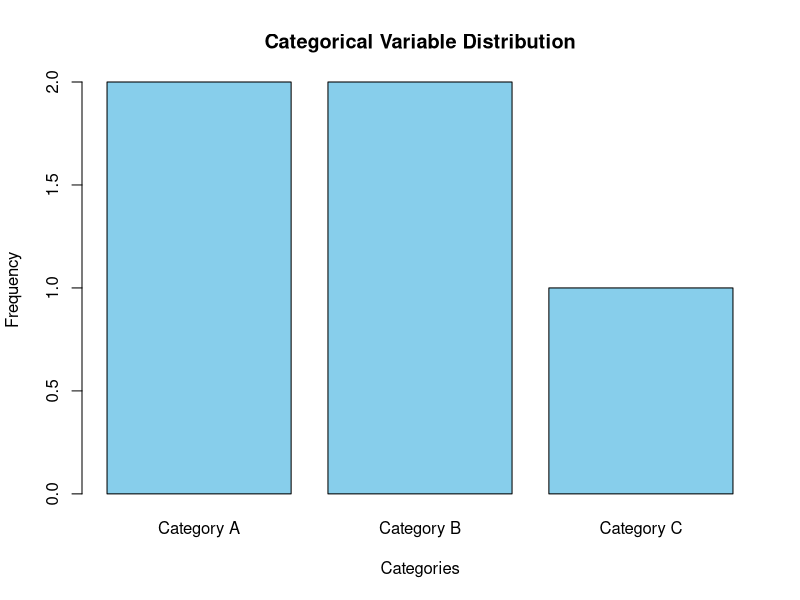
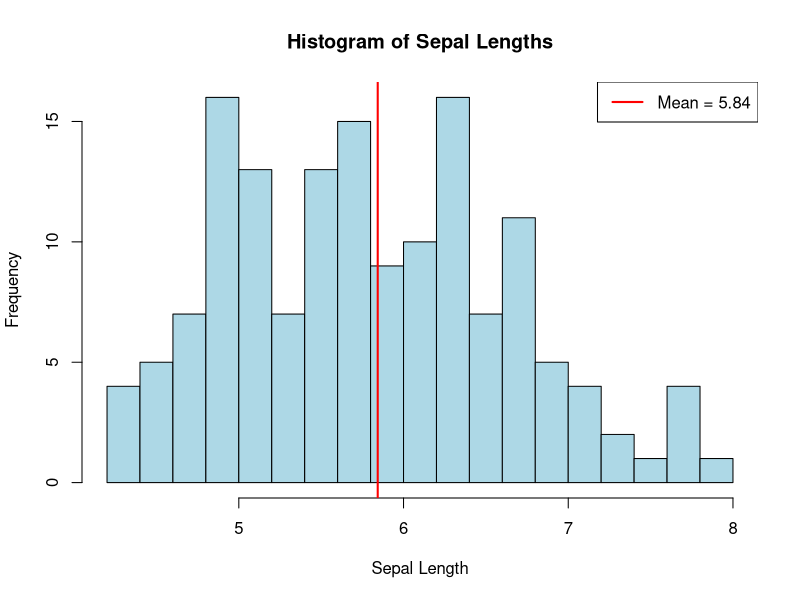
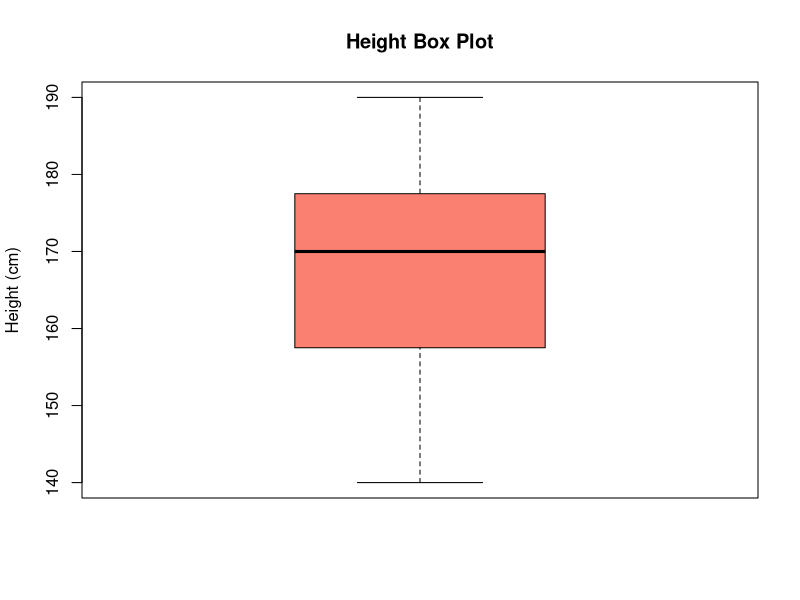
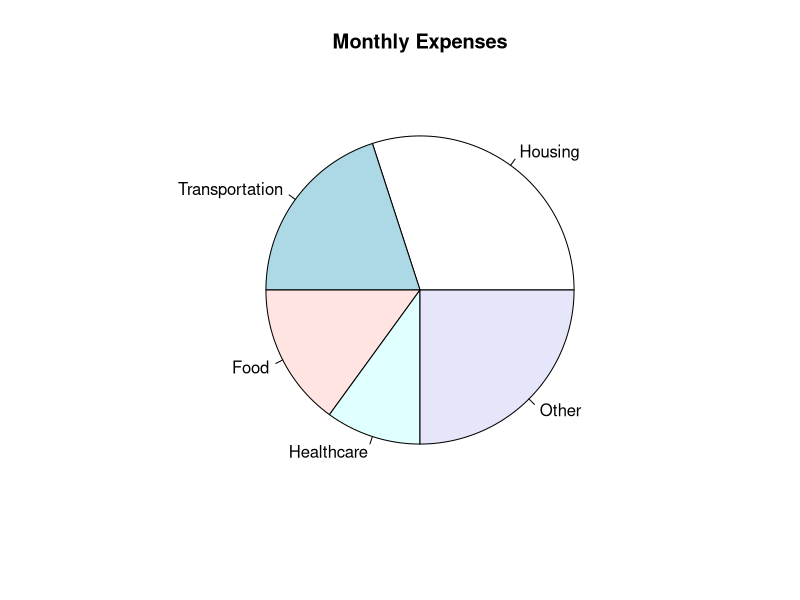
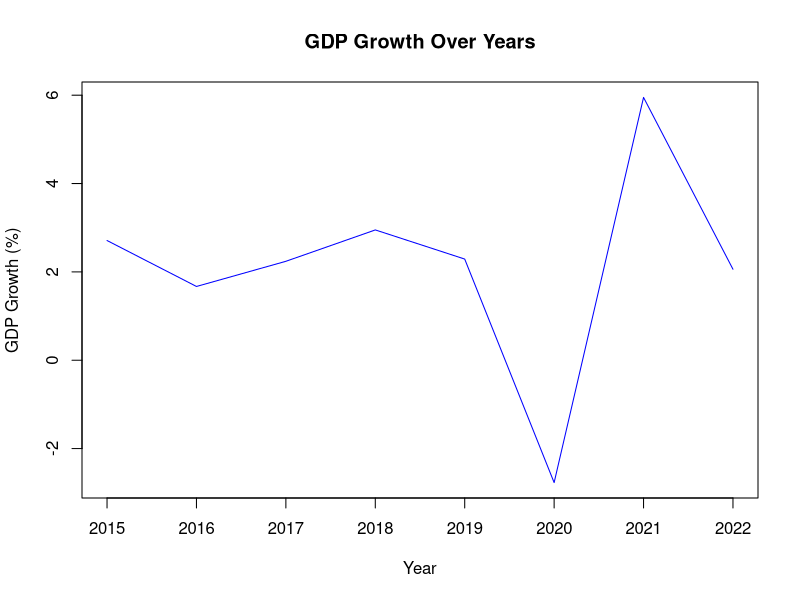
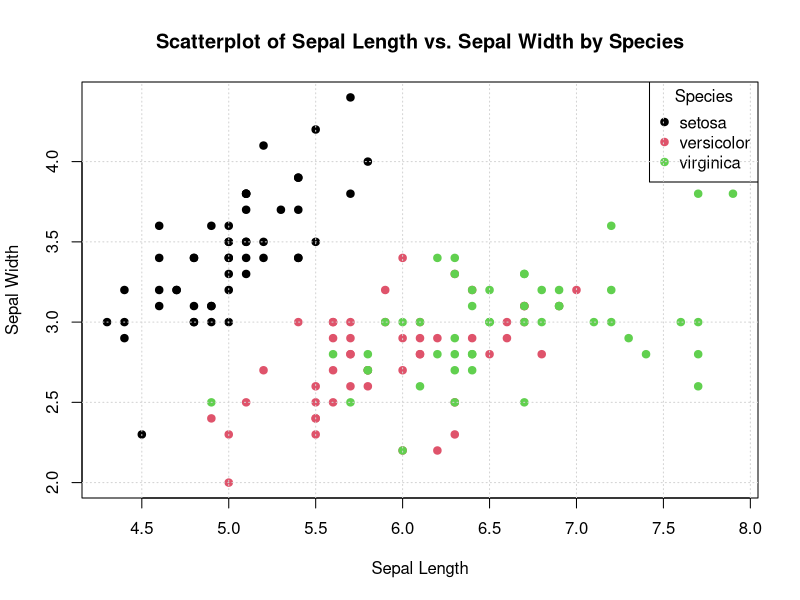
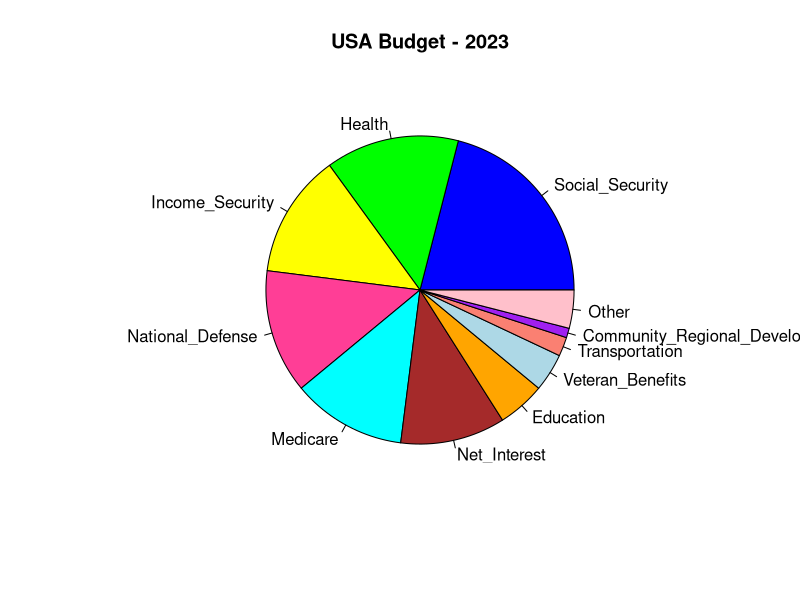

Write the R code that produced these figures, in order. (Note: this script raises an error after producing the figures.)
## ---- chunk 1
# Create a bar plot
categories <- c("Category A", "Category B", "Category A", "Category C", "Category B")
barplot(table(categories), main = "Categorical Variable Distribution",
        xlab = "Categories", ylab = "Frequency", col = "skyblue")
## ---- chunk 2
# R has some datasets built into it that allows us to practice with real data
data()
## ---- chunk 3
# Load the built-in iris dataset
data(iris)

# Extract the "Sepal.Length" column
sepal_lengths <- iris$Sepal.Length

# Create a histogram
hist(sepal_lengths,
     col = "lightblue",  # Bar color
     main = "Histogram of Sepal Lengths",
     xlab = "Sepal Length",
     ylab = "Frequency",
     breaks = 15  # Number of bins
)

# Add a vertical line for the mean
mean_length <- mean(sepal_lengths)
abline(v = mean_length, col = "red", lwd = 2)

# Add a legend
legend("topright", legend = paste("Mean =", round(mean_length, 2)), col = "red", lwd = 2)

# Interpretation: Describe the distribution of sepal lengths
# Example: The histogram shows that most sepal lengths are concentrated between approximately 4.5 and 5.5 units, with a mean sepal length of 5.84 units. The distribution appears roughly unimodal and slightly right-skewed.

## ---- chunk 4
# Create a box plot
heights <- c(160, 170, 175, 150, 185, 165, 170, 155, 180, 190, 140)
boxplot(heights, main = "Height Box Plot", ylab = "Height (cm)", col = "salmon")

## ---- chunk 5
# Create a pie chart
# named vector
expenses <- c(Housing = 30, Transportation = 20, Food = 15, Healthcare = 10, Other = 25)
pie(expenses, main = "Monthly Expenses")
## ---- chunk 6
# Create a line plot
years <- c(2015, 2016, 2017, 2018, 2019, 2020, 2021, 2022)

# https://www.macrotrends.net/countries/USA/united-states/gdp-growth-rate#:~:text=U.S.%20GDP%20Growth%20Rate%20-%20Historical%20Data%20,%20%20-0.65%25%20%2058%20more%20rows%20
gdp_growth <- c(2.71, 1.67, 2.24, 2.95, 2.29, -2.77, 5.95, 2.06)
plot(years, gdp_growth, type = "l", main = "GDP Growth Over Years",
     xlab = "Year", ylab = "GDP Growth (%)", col = "blue")

## ---- chunk 7
# Load the built-in iris dataset
data(iris)

# Create a scatterplot of sepal length vs. sepal width
plot(x=iris$Sepal.Length, y=iris$Sepal.Width,
     type = "p",  # "p" for points
     col = iris$Species,  # Color points by species
     pch = 19,  # Point shape (filled circle)
     xlab = "Sepal Length",
     ylab = "Sepal Width",
     main = "Scatterplot of Sepal Length vs. Sepal Width by Species"
)

# Add a legend
legend("topright", legend = levels(iris$Species), 
       col = 1:3, pch = 19, title = "Species")

# Add a grid (optional)
grid()

## ---- chunk 8
# https://fiscaldata.treasury.gov/americas-finance-guide/federal-spending/
econ_sectors <- c(Social_Security=21, Health=14, Income_Security=13, National_Defense=13, Medicare=12, Net_Interest=11, Education=5, Veteran_Benefits=4, Transportation=2, Community_Regional_Development=1, Other=4)

# https://www.nceas.ucsb.edu/sites/default/files/2020-04/colorPaletteCheatsheet.pdf
pie(econ_sectors, 
    main="USA Budget - 2023",
    radius=0.8,
    col=c("blue", 'green', "yellow", "violetred1", "cyan", 
          "brown", 'orange', 'lightblue','salmon', "purple", "pink"))
## ---- chunk 9
# Define a function
calculate_mean <- function(data) {
  mean_value <- mean(data)
  return(mean_value)
}

# Use the function
income <- c(45000, 48000, 52000, 60000, 67000)
mean_income <- calculate_mean(income)
print(paste("Mean Income:", mean_income))
## ---- chunk 10
inflation_rates <- c(2.1, 1.8, 2.5, 2.2, 2.9)
## ---- chunk 11
calculate_avg_var_inflation <- function(data) {
  avg_inflation <- mean(data, na.rm=T)
  var_inflation <- var(data, na.rm=T)
  
  res <- paste("Average inflation = ", avg_inflation, "; Variance = ", var_inflation)
  return(res)
}

calculate_avg_var_inflation(inflation_rates)
## ---- chunk 12
# For loop 
for (i in 1:5) {
  print(paste("Iteration", i))
}
## ---- chunk 13
# looping over elements in a vector
vec2 <- c(2,4,1,6,7)

for (elem in vec2) {
  print(elem)
}
## ---- chunk 14
# Create a vector of unsorted numbers
numbers <- c(5, 2, 9, 1, 5, 6)

# Bubble Sort algorithm using a for loop
n <- length(numbers)
for (i in 1:(n - 1)) {
  for (j in 1:(n - i)) {
    if (numbers[j] > numbers[j + 1]) {
      # Swap numbers[j] and numbers[j + 1]
      temp <- numbers[j]
      numbers[j] <- numbers[j + 1]
      numbers[j + 1] <- temp
    }
  }
}

# Print the sorted vector
print(numbers)
## ---- chunk 15
# While loop 
counter <- 1
while (counter <= 5) {
  print(paste("Counter value:", counter))
  counter <- counter + 1
}
## ---- chunk 16
# Initialize variables
principal <- 1000  # Initial investment amount
annual_rate <- 0.05  # Annual interest rate (5%)
years <- 0  # Number of years
future_value <- principal  # Initialize future value to the principal amount

# Set a target future value (i.e., sentinel value)
target_value <- 1500

# Calculate compound interest using a while loop until we reach the target value
while (future_value < target_value) {
  # Calculate interest for the current year
  interest <- future_value * annual_rate
  
  # Add the interest to the future value
  future_value <- future_value + interest
  
  # Increment the number of years
  years <- years + 1
}

# Print the results
cat("It will take", years, "years for the initial investment of $", principal, "to grow to $", future_value, "reaching the target value of $", target_value, "\n")

## ---- chunk 17
# Country data
countries <- c("USA", "China", "Germany", "India", "Brazil")
years <- c(2010, 2011, 2012, 2013, 2014)
inflation_rates <- matrix(c(2.1, 1.8, 2.5, 2.2, 2.9, # USA
                            3.0, 2.7, 2.3, 5.5, 3.8, # China
                            2.5, 2.4, 2.2, 6.0, 3.2, # Germany
                            2.8, 2.6, 2.9, 5.2, 4.0, # India
                            3.5, 3.3, 3.1, 7.0, 4.8),# Brazil
                          ncol = 5, dimnames = list(countries, years))

gdp_growth_rates <- matrix(c(2.5, 6.0, 1.8, 7.0, 1.2,
                             3.0, 6.5, 1.6, 7.5, 1.0,
                             1.9, 5.0, 1.2, 6.8, 0.8,
                             2.8, 7.2, 1.5, 6.5, 1.3,
                             0.5, 5.5, 0.9, 6.0, 0.6), ncol = 5,
                           dimnames = list(countries, years))

print(inflation_rates)
print("---------------------------")
print(gdp_growth_rates)
## ---- chunk 18
# Calculate mean inflation rate and mean GDP growth rate
calculate_mean <- function(data) {
  mean_value <- mean(data)
  return(mean_value)
}

mean_inflation <- 
mean_gdp_growth <- 

print(paste("Average Inflation:", mean_inflation))
print(paste("Average GDP growth:", mean_gdp_growth))
## ---- chunk 19
# Create a bar plot for mean inflation rates

## ---- chunk 20
# loop to find relevant country each year

## ---- chunk 21
# Individual data
regions <- c("North", "South", "East", "West", "Central")
income_levels <- c(43000, 38000, 52000, 48000, 55000, 42000, 38000, 41000, 49000, 42000,
                    35000, 38000, 39000, 41000, 44000, 57000, 55000, 54000, 52000, 50000)
## ---- chunk 22

## ---- chunk 23

## ---- chunk 24

## ---- chunk 25

